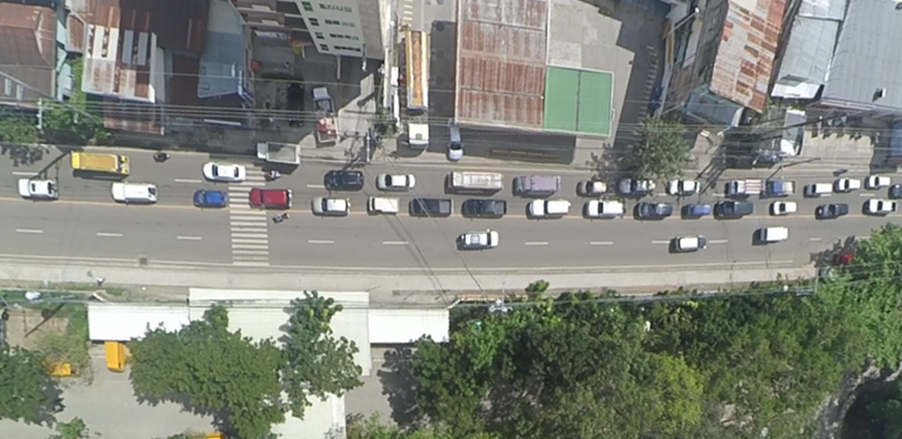
//> input picture car tracking/testingHistogramRoad/1.jpg, 902 x 439 px, given in place of intersection.MP4, which was not available
$ ./Source   (built with g++ and OpenCV 4)
//> lines starting //> are read from the running program, lines starting //| are printed output that depends on the picture; after the words box and inside, x2 and y2 are one past the last pixel; in counts of white or black regions, pixels touching at a corner belong together; pictures that were not available may be replaced by others from this repository, and a replacement may not be noted
### Vehicle Tracking w-intersection/Vehicle Tracking/Vehicle.h
#pragma once
#include <opencv\cv.h>
#include <opencv\highgui.h>
class Vehicle
{
public:
	Vehicle(void);
	~Vehicle(void);

	int getXPos();
	void setXPos(int x);

	int getYPos();
	void setYPos(int y);

	int getID();
	void setID(int IDnum);

	cv::Point getTl();
	void setTl(cv::Point tlpoint);

	cv::Point getBr();
	void setBr(cv::Point brpoint);

	float getC2BX();
	void setC2BX(float x);

	float getC2BY();
	void setC2BY(float y);

	std::vector<cv::Point2f> const &getPoints(int index) const;

	void appendPoints(cv::Point2f point, int index);

	double getSpeed();
	void setSpeed(double spd);

private:

	int xPos, yPos, ID;
	cv::Point tl;
	cv::Point br;
	float center2BorderX, center2BorderY;
	std::vector<cv::Point2f> points[2];
	double speed;
};

### Vehicle Tracking w-intersection/Vehicle Tracking/Source.cpp
#include "opencv2/video/tracking.hpp"
#include "opencv2/imgproc/imgproc.hpp"
#include "opencv2/videoio/videoio.hpp"
#include "opencv2/highgui/highgui.hpp"
#include "Vehicle.h"
#include <iostream>
#include <ctype.h>
#include <fstream>

using namespace cv;
using namespace std;

//global variables
Point2f point;
bool addRemovePt = false;
bool addRefPt = false;

#define ATD at<double>
#define elif else if

const int MIN_OBJECT_AREA = 5 * 5;
int HroadTopX = 0;
int HroadTopY = 0;
int HroadBotX = 0;
int HroadBotY = 0;
int VroadTopX = 0;
int VroadTopY = 0;
int VroadBotX = 0;
int VroadBotY = 0;


//functions
static void onMouse(int event, int x, int y, int /*flags*/, void* /*param*/);
void addPoints(int x, int y);
string intToString(int number);
void drawObject(vector<Vehicle> VehicleCars, Mat &frame);
void searchForVehicle(Mat thresholdImage, vector<Vehicle> &vehicles);
void searchForVehicleV(Mat thresholdImage, vector<Vehicle> &vehicles);
Mat labThresholdingIntersection(Mat labRoadImage);
Mat labThresholdingStraight(Mat labRoadImage);
Rect roadDetectionHorizontal(Mat roadImage, int intersection);
Rect roadDetectionVertical(Mat roadImage);

Scalar speedSpectrum(double speed);
void setLabel(cv::Mat& im, const std::string label, const cv::Point & pointor);
Point2i vehicleCountTopAndBot(vector<Vehicle> &vehicles, int halfY);

Mat sobelDetection(Mat curFrame);

Mat get_fx(Mat &src1, Mat &src2);
bool isInsideImage(int y, int x, Mat &m);

double get_Sum9(Mat &m, int y, int x);
Mat get_Sum9_Mat(Mat &m);
Mat getLucasKanadeOpticalFlow(Mat &img1, Mat &img2, Mat u, Mat v);
Mat LKDetection(Mat prevFrame, Mat curFrame, Mat u, Mat v);

int main(int argc, char** argv)
{
	//variables
	double groundreso = 3.0 / 30;//3.0m/30pixels
	bool pause = false;
	double rightTotal = 0;
	int rightCounter = 0;
	double leftTotal = 0;
	int leftCounter = 0;
	double rightAve, leftAve;
	double refAve;

	//for intersection
	double upAve, downAve;

	//for intersection
	double upTotal = 0;
	int upCounter = 0;
	double downTotal = 0;
	int downCounter = 0;

	//vehicle count
	int numberOfVehicles = 0;
	int numberOfVehiclesV = 0;
	int TopNumberOfCars = 0;
	int BotNumberOfCars = 0;
	int LeftNumberOfCars = 0;
	int RightNumberOfCars = 0;

	int intersection = 1;

	//for intersection
	double VRoadLength = 0;
	double LeftRoadDensity = 0;
	double RightRoadDensity = 0;


	//opencv variables
	VideoCapture cap;
	TermCriteria termcrit(TermCriteria::COUNT | TermCriteria::EPS, 20, 0.03);
	Size subPixWinSize(10, 10), winSize(31, 31);
	const int MAX_COUNT = 500;

	cap.open("D:/Traffic Videos/intersection.MP4");
	/*
	E:/Project Alpha/Videos/Take 3(60m).mp4
	E:/zoom60.MP4
	E:/Visual Studio Projects/stabilize30.avi
	D:/Traffic Videos/intersection3-4.MP4
	D:/Traffic Videos/Take 3(60m).mp4
	D:/Traffic Videos/DJI_0008.MP4
	E:/Traffic Videos/intersection.MP4
	D:/Traffic Videos/DJI_0010.MP4
	D:/Traffic Videos/DJI_0009.MP4
	DJI_0011.MP4
	intersection.MP4
	*/
	if (!cap.isOpened())
	{
		std::cout << "Could not initialize capturing...\n";
		return 0;
	}

	namedWindow("Output", 1);
	setMouseCallback("Output", onMouse, 0);

	//video parameters
	double fps = cap.get(CV_CAP_PROP_FPS);
	double dWidth = cap.get(CV_CAP_PROP_FRAME_WIDTH); //get the width of frames of the video
	double dHeight = cap.get(CV_CAP_PROP_FRAME_HEIGHT); //get the height of frames of the video
	std::cout << "Video FPS: " << fps ;
	std::cout << "\tFrame Size = " << dWidth << "x" << dHeight;
	int framepos, totalframes;
	framepos = 0;
	totalframes = (int)cap.get(CV_CAP_PROP_FRAME_COUNT) - 1;
	//image variables
	Mat gray, prevGray, image, frame, grayImage1, thresholdImage;
	int minDist = 7;// Minimum distance between any two tracking points
	//sobel parameters
	Mat grad;
	Mat grad_x, grad_y;
	Mat abs_grad_x, abs_grad_y;
	Mat sobelImageH, sobelImageV;
	Mat curFrame;
	Mat image2detectionH, image2detectionV;
	int scale = 1;
	int delta = 0;
	int ddepth = CV_16S;

	//road Rectangle
	Rect HroadBorder(0, 0, 0, 0);
	Rect HROAD(0, 0, 0, 0);
	Rect VroadBorder(0, 0, 0, 0);
	Rect VROAD(0, 0, 0, 0);


	vector<Point2f> refPoints[2];
	vector<Point2f> points[2];
	vector<Vehicle> vehicles;
	//for intersection
	vector<Vehicle> vehiclesV;
	vector<Point2f> pointsV[2];
	std::cout << "\tTotal Frames: " << totalframes << endl;
	std::cout << "To logs" << endl;
	std::cout << "Time(second)\t Number of Vehicles\t Right Ave. Speed\t Left Ave. Speed" << endl;


	// [15 lines of commented-out code are left out]

	cv::Point2f RP[4] = {Point2f(170,65) ,Point2f(185,605) ,Point2f(1025,630) ,Point2f(1010,150)};
	addRefPt = true;

	for (;;)
	{
		cap >> frame;
//> frame is the input picture: 439 rows x 902 cols, CV_8UC3; mean B, G, R 123.2, 133.1, 129.9
		if (frame.empty())
			break;

		framepos = (int)cap.get(CV_CAP_PROP_POS_FRAMES);

		frame.copyTo(image);
		frame.copyTo(image2detectionH);
		frame.copyTo(image2detectionV);


		//road detection
		if (framepos == 1 || framepos % 10 == 0)
		{
			HroadBorder = roadDetectionHorizontal(image,intersection);
//> after the loop in labThresholdingIntersection, `for (int x = 0; x<labRoadImage.size().width; x++)`:
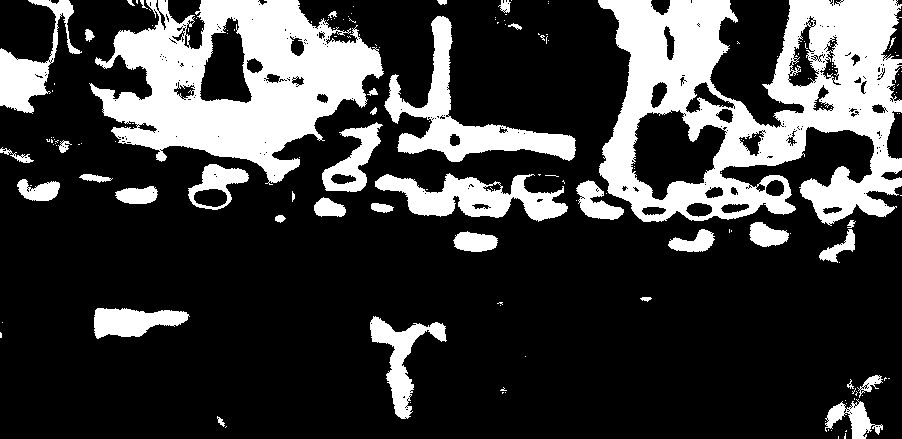
//> im: 439 rows x 902 cols, CV_8UC1; 24.1% white; 169 white regions (130 under 20 px), largest, box (x1, y1, x2, y2) and area: (598, 0, 902, 226) 37963, (89, 0, 384, 185) 27810, (384, 16, 576, 162) 6880
//> the loop in roadDetectionHorizontal, `for (int i = 0; i<2; i++)` made 2 passes
//> pass 2, in roadDetectionHorizontal, `morphologyEx(im, im, 2, element, Point(-1, -1), i);`:
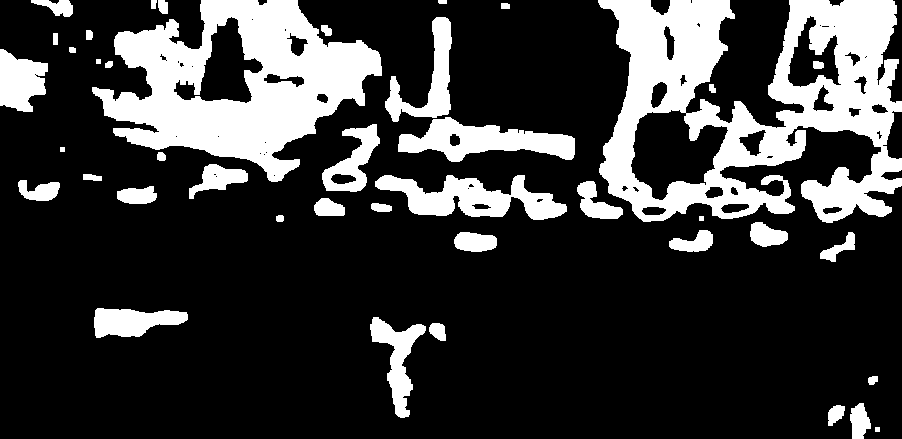
//> im: 439 rows x 902 cols, CV_8UC1; 22.6% white; 42 white regions, largest, box (x1, y1, x2, y2) and area: (598, 0, 902, 223) 36008, (92, 0, 382, 182) 26058, (375, 175, 567, 220) 4471
//> the loop in roadDetectionHorizontal, `for (int y = 0; y<im.size().height; y++)` made 439 passes
//> after the loop in roadDetectionHorizontal, `for (int y = 0; y<im.size().height; y++)`: counter = 12
//> in roadDetectionHorizontal, `findContours(im, contours, hierarchy, CV_RETR_EXTERNAL, CV_CHAIN_APPRO..`: contours = 0 contours
//> after the loop in roadDetectionHorizontal, `for (int i = 0; i< contours.size(); i++)`: largest_area = 0; bounding_rect = Rect(0, 0, 0, 0)
//> HroadBorder = Rect(0, 0, 0, 0)
			HroadTopX = HroadBorder.tl().x;
//> HroadTopX = 0
			HroadTopY = HroadBorder.tl().y;
//> HroadTopY = 0
			HroadBotX = HroadBorder.br().x;
//> HroadBotX = 0
			HroadBotY = HroadBorder.br().y;
//> HroadBotY = 0
			HROAD = Rect(HroadTopX, HroadTopY, (HroadBotX - HroadTopX), (HroadBotY - HroadTopY));//horizontal road dimensions
//> HROAD = Rect(0, 0, 0, 0)

			if(intersection)
			{
			VroadBorder = roadDetectionVertical(image);
//> the loop in roadDetectionVertical, `for (int x = 0; x<im.size().width; x++)` made 902 passes
//> after the loop in roadDetectionVertical, `for (int x = 0; x<im.size().width; x++)`: counter = 31
//> in roadDetectionVertical, `findContours(im, contours, hierarchy, CV_RETR_EXTERNAL, CV_CHAIN_APPRO..`: contours = 0 contours
//> after the loop in roadDetectionVertical, `for (int i = 0; i< contours.size(); i++)`: largest_area = 0; bounding_rect = Rect(0, 0, 0, 0)
//> VroadBorder = Rect(0, 0, 0, 0)
			VroadTopX = VroadBorder.tl().x;
//> VroadTopX = 0
			VroadTopY = VroadBorder.tl().y;
//> VroadTopY = 0
			VroadBotX = VroadBorder.br().x;
//> VroadBotX = 0
			VroadBotY = VroadBorder.br().y;
//> VroadBotY = 0
			VROAD = Rect(VroadTopX, VroadTopY, (VroadBotX - VroadTopX), (VroadBotY - VroadTopY));//vertical road dimensions
//> VROAD = Rect(0, 0, 0, 0)
			}
		}

		//horizontal
		int halfY = (HroadBorder.br().y + HroadBorder.tl().y) / 2;
//> halfY = 0
		Point HhalfFirstpoint = Point(HroadBorder.tl().x, halfY);
//> HhalfFirstpoint = Point(0, 0)
		Point HhalfSecondPoint = Point(HroadBorder.br().x, halfY);
//> HhalfSecondPoint = Point(0, 0)

		//draw rectangular shape of result of road detection
		//rectangle(image, HroadBorder.tl(), HroadBorder.br(), Scalar(255, 0, 0), 2, 8, 0);
		//line(image, HhalfFirstpoint, HhalfSecondPoint, Scalar(255, 0, 0), 2, 8, 0);

		//vertical
		if (intersection)
		{
			int halfX = (VroadBorder.br().x + VroadBorder.tl().x) / 2;
//> halfX = 0
			Point VhalfFirstpoint = Point(halfX, VroadBorder.tl().y);
//> VhalfFirstpoint = Point(0, 0)
			Point VhalfSecondPoint = Point(halfX, VroadBorder.br().y);
//> VhalfSecondPoint = Point(0, 0)

			//draw rectangular shape of result of road detection
			//rectangle(image, VroadBorder.tl(), VroadBorder.br(), Scalar(255, 0, 0), 2, 8, 0);
			line(image, VhalfFirstpoint, VhalfSecondPoint, Scalar(255, 0, 0), 2, 8, 0);
		}
		image2detectionH.copyTo(curFrame);
		cvtColor(curFrame, curFrame, COLOR_BGR2GRAY);
		for (int i = 0; i<image2detectionH.size().width; i++)
		{
			for (int j = 0; j<image2detectionH.size().height; j++)
			{
				if (j < (HroadBorder.tl().y) || (j > HroadBorder.br().y))  // these threshold values must be tuned or determined automatically!
				{
					curFrame.at<char>(j, i) = 0;
				}
			}
		}
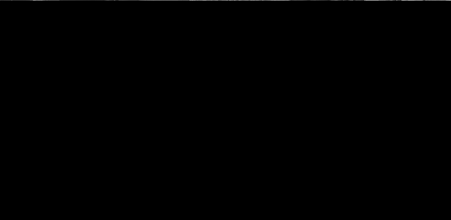
//> curFrame: 439 rows x 902 cols, CV_8UC1 (shown at 1/2 size); min 0, max 252, mean 0.3
		curFrame.convertTo(curFrame, CV_64F, 1.0 / 255);
//> curFrame: 439 rows x 902 cols, CV_64FC1
		curFrame.copyTo(image2detectionH);

		if (intersection)
		{
			image2detectionV.copyTo(curFrame);
			cvtColor(curFrame, curFrame, COLOR_BGR2GRAY);
			for (int j = 0; j<image2detectionV.size().height; j++)
			{
			for (int i = 0; i<image2detectionV.size().width; i++)
				{
					if ((i < VroadBorder.tl().x) || (i > VroadBorder.br().x))  // these threshold values must be tuned or determined automatically!
					{
						curFrame.at<char>(j, i) = 0;
					}
				}
			}
//> curFrame: 439 rows x 902 cols, CV_8UC1
			curFrame.convertTo(curFrame, CV_64F, 1.0 / 255);
//> curFrame: 439 rows x 902 cols, CV_64FC1
			curFrame.copyTo(image2detectionV);
			//imshow("image2detectionV", image2detectionV);
		}
		Mat prevFrame= Mat::zeros(curFrame.rows, curFrame.cols, CV_8U); //for LK
		//new vehicle detection
		if (framepos == 1 || framepos % 8 == 0)
		{
			sobelImageH = sobelDetection(image2detectionH);
//> in sobelDetection, `minMaxLoc(curFrameCpy, &minVal, &maxVal);`: minVal = 0; maxVal = 0.988
//> in sobelDetection, `morphologyEx(thresholdImage, thresholdImage, MORPH_OPEN, Mat::ones(2, ..`:
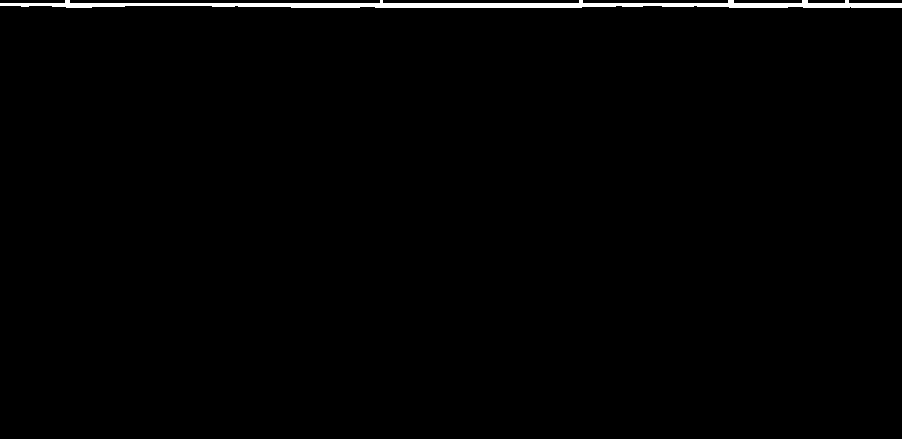
//> thresholdImage: 439 rows x 902 cols, CV_8UC1; 1% white; 1 white region
			vehicles.clear();
			points[0].clear();
			points[1].clear();

			if (framepos != 1)
			{
				Mat u = Mat::zeros(prevFrame.rows, prevFrame.cols, CV_64FC1);
				Mat v = Mat::zeros(prevFrame.rows, prevFrame.cols, CV_64FC1);
			    // [5 lines of commented-out code are left out]
				searchForVehicle(sobelImageH, vehicles);
//> in searchForVehicle, `findContours(temp, contours, hierarchy, CV_RETR_EXTERNAL, CV_CHAIN_APP..`: contours = 1 contour; box (x1, y1, x2, y2) and area: (0, 0, 902, 8) 3072
//> in searchForVehicle, `vector<vector<Point> > contours_poly(contours.size());`: contours_poly = 1 empty contours
//> in searchForVehicle, `vector<Rect> boundRect(contours.size());`: boundRect = 1 Rect (x, y, width, height): [0, 0, 0, 0]
//> the loop in searchForVehicle, `for (int index = 0; index >= 0; index = hierarchy[index][0])` made 1 pass
//> after the loop in searchForVehicle, `for (int index = 0; index >= 0; index = hierarchy[index][0])`: ID = 0
			}

			 prevFrame = curFrame;


			//draw object location on screen
			//drawObject(vehicles, image);

			for (int i = 0; i < vehicles.size(); i++) {
				points[1].insert(points[1].end(), vehicles.at(i).getPoints(1).begin(), vehicles.at(i).getPoints(1).end());
			}

			if (intersection)
			{
				sobelImageV = sobelDetection(image2detectionV);
//> in sobelDetection (call 2), `minMaxLoc(curFrameCpy, &minVal, &maxVal);`: maxVal = 0.839
//> in sobelDetection (call 2), `Sobel(gray, grad_x, ddepth, 1, 0, 3, scale, delta, BORDER_DEFAULT);`:
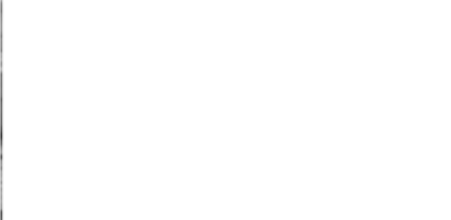
//> grad_x: 439 rows x 902 cols, CV_16SC1 (shown at 1/2 size); min -299, max 0, mean -0.692; drawn with min black and max white
//> in sobelDetection (call 2), `Sobel(gray, grad_y, ddepth, 0, 1, 3, scale, delta, BORDER_DEFAULT);`:
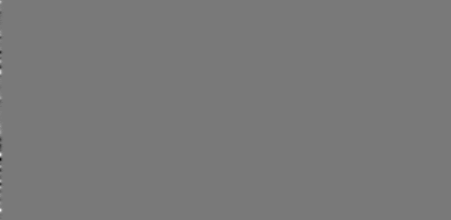
//> grad_y: 439 rows x 902 cols, CV_16SC1 (shown at 1/2 size); min -56, max 62, mean 0; drawn with min black and max white
//> in sobelDetection (call 2), `morphologyEx(thresholdImage, thresholdImage, MORPH_OPEN, Mat::ones(2, ..`:
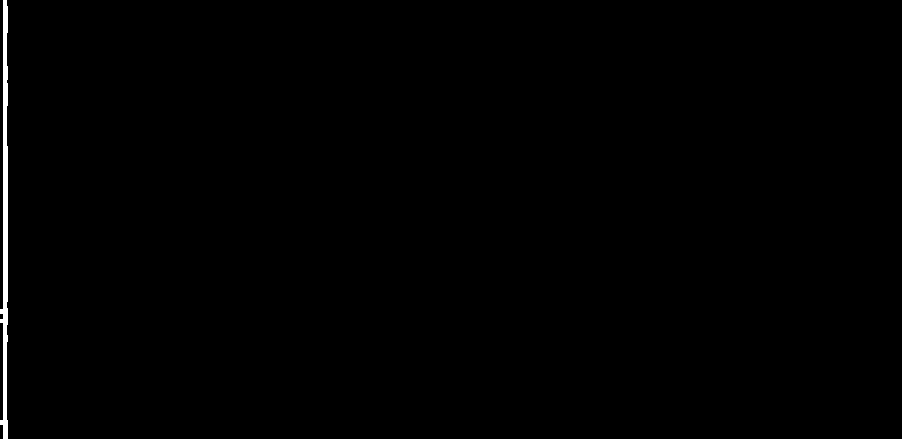
//> thresholdImage: 439 rows x 902 cols, CV_8UC1; 0.52% white; 1 white region
				vehiclesV.clear();
				pointsV[0].clear();
				pointsV[1].clear();
				//search for contours in the image
				//imshow("sobelImageV", sobelImageV);
				searchForVehicleV(sobelImageV, vehiclesV);
//> in searchForVehicleV, `findContours(temp, contours, hierarchy, CV_RETR_EXTERNAL, CV_CHAIN_APP..`: contours = 1 contour; box (x1, y1, x2, y2) and area: (0, 0, 8, 439) 1612
//> in searchForVehicleV, `vector<vector<Point> > contours_poly(contours.size());`: contours_poly = 1 empty contours
//> in searchForVehicleV, `vector<Rect> boundRect(contours.size());`: boundRect = 1 Rect (x, y, width, height): [0, 0, 0, 0]
//> the loop in searchForVehicleV, `for (int index = 0; index >= 0; index = hierarchy[index][0])` made 1 pass
//> after the loop in searchForVehicleV, `for (int index = 0; index >= 0; index = hierarchy[index][0])`: ID = 0

				//draw object location on screen
				//drawObject(vehicles, image);

				for (int i = 0; i < vehiclesV.size(); i++) {
					pointsV[1].insert(pointsV[1].end(), vehiclesV.at(i).getPoints(1).begin(), vehiclesV.at(i).getPoints(1).end());
				}
			}
		}

		// [51 lines of commented-out code are left out]

		cvtColor(image, gray, COLOR_BGR2GRAY);

		//ref points
		if (true)
		{
			if (addRefPt == true)
			{
				for (int i = 0; i < 6; i++)
				{
					vector<Point2f> tmp;
					tmp.push_back(RP[i]);
					// Function to refine the location of the corners to subpixel accuracy.
					// Here, 'pixel' refers to the image patch of size 'windowSize' and not the actual image pixel
//> (the run ends here: the program stops with an error, at `cornerSubPix(gray, tmp, winSize, Size(-1, -1), termcrit);`)
